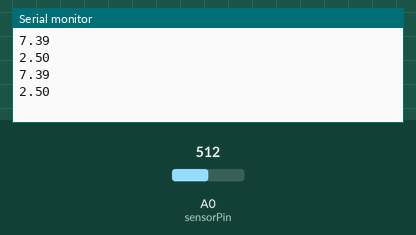
The sketch below on a simulated Arduino Uno, built with avr-gcc and run on an emulated ATmega328P. On the bench: the last lines printed to the serial monitor. The inputs (shaded band) are chosen by the test bench; at power-on: A0 (sensorPin) = 512.

Above: at 1.8 s.
1.9 s: A0 (sensorPin) set to 0
At 2.5 s:
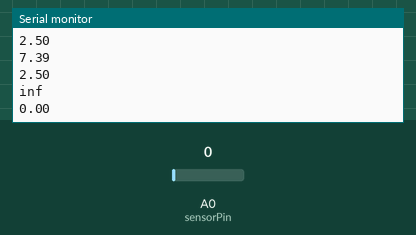
4.5 s: A0 (sensorPin) set to 122
At 5.8 s:
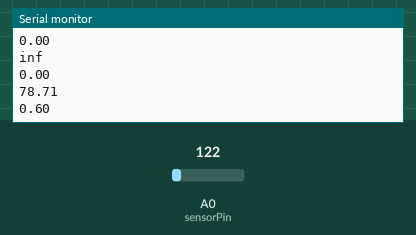
Timing chart, 0 to 7.5 s (numbered marks = the images above; inputs shaded):
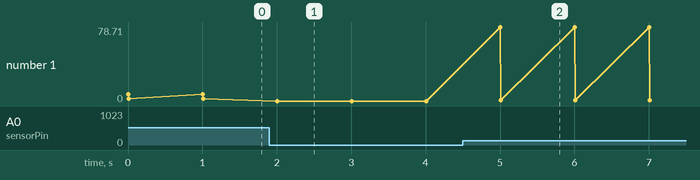

Measured:
- after the input at 1.9 s, the serial monitor: prints a new line after 0.10 s (image 1)
- after the input at 4.5 s, the serial monitor: prints a new line after 0.51 s (image 2)
- plotted number 1: 2.5 → 0 after the input at 1.9 s, 0 → 0.6 after the input at 4.5 s

The sketch:

script_sensor_infrarrojo.ino
```cpp
int sensorPin = A0;
float voltaje;
float distancia;

void setup() {
  Serial.begin(9600);
}

void loop() {
  int lectura = analogRead(sensorPin);
  voltaje = lectura * (5.0 / 1023.0);

  distancia = 33.555 * pow(voltaje, -1.649);

 // Serial.print(""Distancia: "");
 Serial.println(distancia);
  //Serial.println("" cm"");

    //Serial.print(""Voltaje: "");
  Serial.println(voltaje);
  //Serial.println("" V"");

  delay(1000);
}
```
